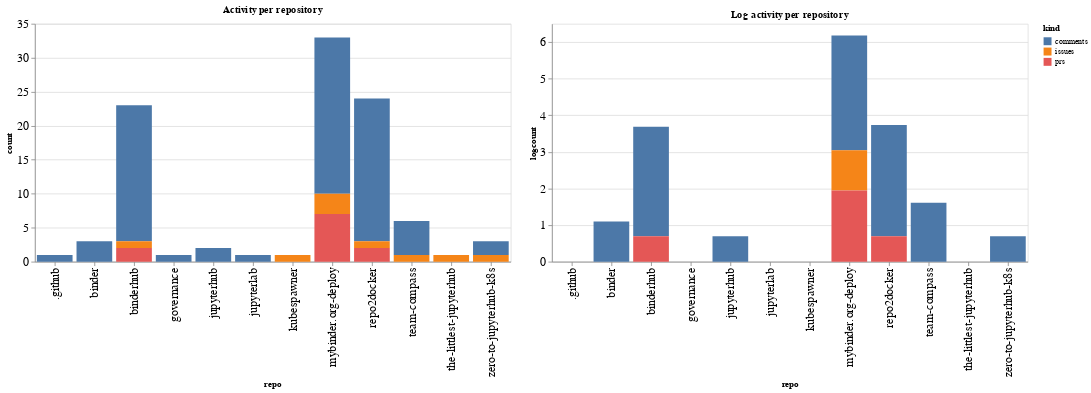

Notebook code cell kept with this figure:
### Code cell
ch1 = alt.Chart(repo_summaries, width=600, title="Activity per repository").mark_bar().encode(
    x='repo',
    y='count',
    color='kind',
    tooltip="kind"
)

ch2 = alt.Chart(repo_summaries, width=600, title="Log activity per repository").mark_bar().encode(
    x='repo',
    y='logcount',
    color='kind',
    tooltip="kind"
)

ch1 | ch2

### Figure 1 — Vega-Lite specification as saved in the notebook (floating-point values rounded to 4 significant figures)
{"config": {"axisLeft": {"labelFontSize": 15}, "axisBottom": {"labelFontSize": 15}}, "hconcat": [{"mark": "bar", "encoding": {"color": {"type": "nominal", "field": "kind"}, "tooltip": {"type": "nominal", "field": "kind"}, "x": {"type": "nominal", "field": "repo"}, "y": {"type": "quantitative", "field": "count"}}, "title": "Activity per repository", "width": 600}, {"mark": "bar", "encoding": {"color": {"type": "nominal", "field": "kind"}, "tooltip": {"type": "nominal", "field": "kind"}, "x": {"type": "nominal", "field": "repo"}, "y": {"type": "quantitative", "field": "logcount"}}, "title": "Log activity per repository", "width": 600}], "data": {"name": "data-09d12a35da6856be77b680a13b32a0b6"}, "$schema": "https://vega.github.io/schema/vega-lite/v4.8.1.json", "datasets": {"data-09d12a35da6856be77b680a13b32a0b6": [{"repo": ".github", "kind": "comments", "count": 1, "logcount": 0.0}, {"repo": "binder", "kind": "comments", "count": 3, "logcount": 1.099}, {"repo": "binderhub", "kind": "comments", "count": 20, "logcount": 2.996}, {"repo": "binderhub", "kind": "issues", "count": 1, "logcount": 0.0}, {"repo": "binderhub", "kind": "prs", "count": 2, "logcount": 0.6931}, {"repo": "governance", "kind": "comments", "count": 1, "logcount": 0.0}, {"repo": "jupyterhub", "kind": "comments", "count": 2, "logcount": 0.6931}, {"repo": "jupyterlab", "kind": "comments", "count": 1, "logcount": 0.0}, {"repo": "kubespawner", "kind": "issues", "count": 1, "logcount": 0.0}, {"repo": "mybinder.org-deploy", "kind": "comments", "count": 23, "logcount": 3.135}, {"repo": "mybinder.org-deploy", "kind": "issues", "count": 3, "logcount": 1.099}, {"repo": "mybinder.org-deploy", "kind": "prs", "count": 7, "logcount": 1.946}, {"repo": "repo2docker", "kind": "comments", "count": 21, "logcount": 3.045}, {"repo": "repo2docker", "kind": "issues", "count": 1, "logcount": 0.0}, {"repo": "repo2docker", "kind": "prs", "count": 2, "logcount": 0.6931}, {"repo": "team-compass", "kind": "comments", "count": 5, "logcount": 1.609}, {"repo": "team-compass", "kind": "issues", "count": 1, "logcount": 0.0}, {"repo": "the-littlest-jupyterhub", "kind": "issues", "count": 1, "logcount": 0.0}, {"repo": "zero-to-jupyterhub-k8s", "kind": "comments", "count": 2, "logcount": 0.6931}, {"repo": "zero-to-jupyterhub-k8s", "kind": "issues", "count": 1, "logcount": 0.0}]}}
